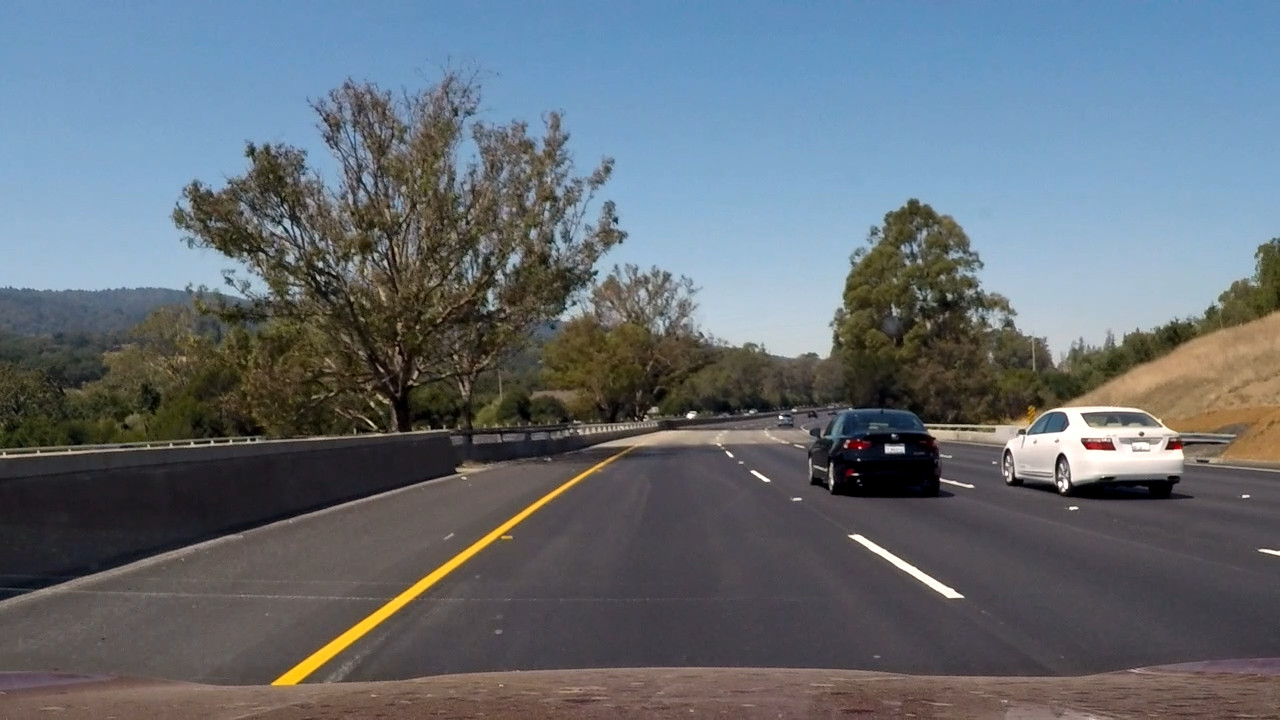
#> input picture challenge_test_images/01.jpg, 1280 x 720 px
$ python tune_params.py challenge_test_images/01.jpg
#> lines starting #> are read from the running program, lines starting #| are printed output that depends on the picture
#> in main, img is the input picture: shape (720, 1280, 3); mean B, G, R 116.6, 108.7, 100.4
#!/usr/bin/python3
# Based on https://github.com/maunesh/opencv-gui-parameter-tuner/
import argparse
import math
import pprint
from collections import defaultdict

import cv2
import numpy as np

def draw_lines(img, lines, color=[255, 0, 0], thickness=2):
    for x1, y1, x2, y2 in lines.reshape(-1, 4):
        cv2.line(img, (x1, y1), (x2, y2), color, thickness)

def fit_lines(lines, height):
    x = np.stack((lines[:, 0], lines[:, 2]), axis=-1).reshape(-1)
    y = np.stack((lines[:, 1], lines[:, 3]), axis=-1).reshape(-1)
    f = np.poly1d(np.polyfit(y, x, 1))
    y1, y2 = min(y), height
    x1, x2 = int(f(y1)), int(f(y2))
    return np.array((x1, y1, x2, y2))

def draw_lane_lines(img, lines, slope_low=0.5, slope_high=1.5, **kwargs):
    left_lines = []
    right_lines = []
    for line in lines:
        for x1, y1, x2, y2 in line:
            slope = (y2-y1)/(x2-x1)
            if slope_low <= slope <= slope_high:
                left_lines += [line]
            elif -slope_high <= slope <= -slope_low:
                right_lines += [line]
    left_lines = np.array(left_lines, np.int32).reshape(-1, 4)
    right_lines = np.array(right_lines, np.int32).reshape(-1, 4)

    lanes = []
    if left_lines.size:
        lanes += [fit_lines(left_lines, img.shape[0])]
    if right_lines.size:
        lanes += [fit_lines(right_lines, img.shape[0])]

    draw_lines(img, np.array(lanes), **kwargs)

class LaneLineParamTuner:
    def __init__(self, img, region=True):
#> called with region = True
        self.img = cv2.cvtColor(img, cv2.COLOR_BGR2RGB)
        self.region = region

        cv2.namedWindow('tuner')

        self._level = 0
        def on_level_change(pos):
            self._level = pos
            self._render()
        cv2.createTrackbar('level', 'tuner', self._level, 3, on_level_change)

        self.params = {
            'blur': {'ksize': 5},
            'canny': {'th1': 50, 'th2': 150},
            'hough': {'rho': 1, 'theta_deg': 1, 'threshold': 20,
                       'min_line_len': 20, 'max_line_gap': 1},
            'lanes': {'slope_low': 0.5, 'slope_high': 1.5}
        }
        self._create_trackbar('blur', 'ksize', 20,
                              decode=lambda x: x+((x+1)%2))
        self._create_trackbar('canny', 'th1', 255)
        self._create_trackbar('canny', 'th2', 255)
        self._create_trackbar('hough', 'rho', 20)
        self._create_trackbar('hough', 'theta_deg', 180)
        self._create_trackbar('hough', 'threshold', 500)
        self._create_trackbar('hough', 'min_line_len', 500)
        self._create_trackbar('hough', 'max_line_gap', 200)
        self._create_trackbar('lanes', 'slope_low', 200,
                              decode=lambda x: x * 0.01,
                              encode=lambda x: int(x / 0.01))
        self._create_trackbar('lanes', 'slope_high', 200,
                              decode=lambda x: x * 0.01,
                              encode=lambda x: int(x / 0.01))

        self._render()

        print('Adjust parameters as desired. Press X to continue.')
        while cv2.waitKey(0) not in [ord('x'), ord('X')]:
            pass
        cv2.destroyWindow('tuner')

    def _create_trackbar(self, key, subkey, size, decode=lambda x: x,
                         encode=lambda x: x):
        def on_change(pos):
            self.params[key][subkey] = decode(pos)
            self._render()
        name = '{}/{}'.format(key, subkey)
        cv2.createTrackbar(name, 'tuner', encode(self.params[key][subkey]),
                           size, on_change)

    def _render(self):
        img = cv2.cvtColor(self._get_level_output(), cv2.COLOR_RGB2BGR)
        cv2.imshow('output', img)

    def _get_level_output(self):
        x = cv2.cvtColor(self.img, cv2.COLOR_RGB2GRAY)
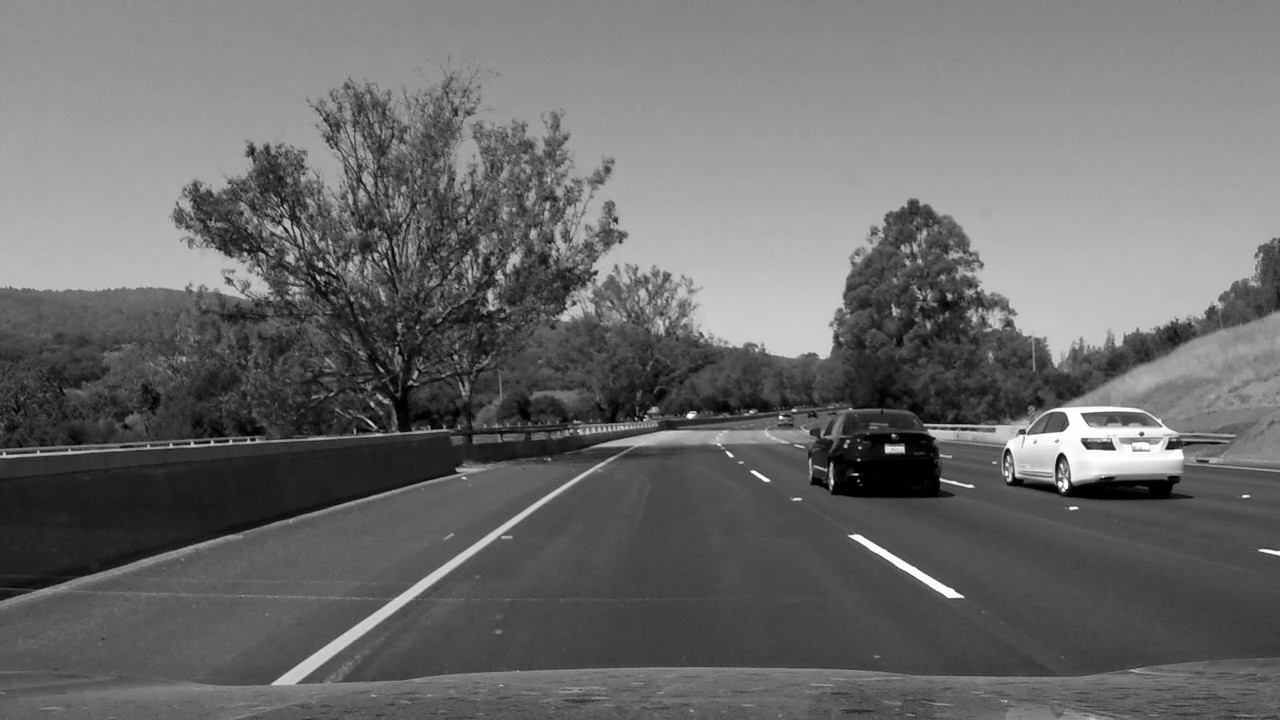
#> x: shape (720, 1280); min 0, max 255, mean 107.1

        d = self.params['blur']
        x = cv2.GaussianBlur(x, (d['ksize'], d['ksize']), sigmaX=0, sigmaY=0)
        if self._level == 0:
            return x

        d = self.params['canny']
        x = cv2.Canny(x, d['th1'], d['th2'])
        if self._level == 1:
            return x

        if self.region:
            mask = np.zeros_like(x)
            h, w = x.shape[0], x.shape[1]
            vertices = [
                (w/15, h),
                (w/2-w*0.01, h*0.56),
                (w/2+w*0.01, h*0.56),
                (w-w/15, h)
            ]
            vertices = np.array([vertices], dtype=np.int32)
            cv2.fillPoly(mask, vertices, 255)
            x = cv2.bitwise_and(x, mask)

        d = self.params['hough']
        lines = cv2.HoughLinesP(x, d['rho'], d['theta_deg']*(math.pi/180),
                                d['threshold'], np.array([]), d['min_line_len'],
                                d['max_line_gap'])
        if self._level == 2:
            x = np.zeros((x.shape[0], x.shape[1], 3), dtype=np.uint8)
            draw_lines(x, lines)
            return cv2.addWeighted(self.img, 0.8, x, 1, 0)

        d = self.params['lanes']
        if self._level == 3:
            x = np.zeros((x.shape[0], x.shape[1], 3), dtype=np.uint8)
            draw_lane_lines(x, lines, slope_low=d['slope_low'],
                            slope_high=d['slope_high'], thickness=10)
            return cv2.addWeighted(self.img, 0.8, x, 1, 0)

def main():
    parser = argparse.ArgumentParser()
    parser.add_argument('file')
    parser.add_argument('-R', '--no-region', action='store_true')
    args = parser.parse_args()

    img = cv2.imread(args.file)
    tuner = LaneLineParamTuner(img, region=not args.no_region)
#> (key x is pressed here)
    pprint.pprint(tuner.params, indent=4)
#| {   'blur': {'ksize': 5},
#|     'canny': {'th1': 50, 'th2': 150},
#|     'hough': {   'max_line_gap': 1,
#|                  'min_line_len': 20,
#|                  'rho': 1,
#|                  'theta_deg': 1,
#|                  'threshold': 20},
#|     'lanes': {'slope_high': 1.5, 'slope_low': 0.5}}

if __name__ == '__main__':
    main()

$ run again, on challenge_test_images/03.jpg
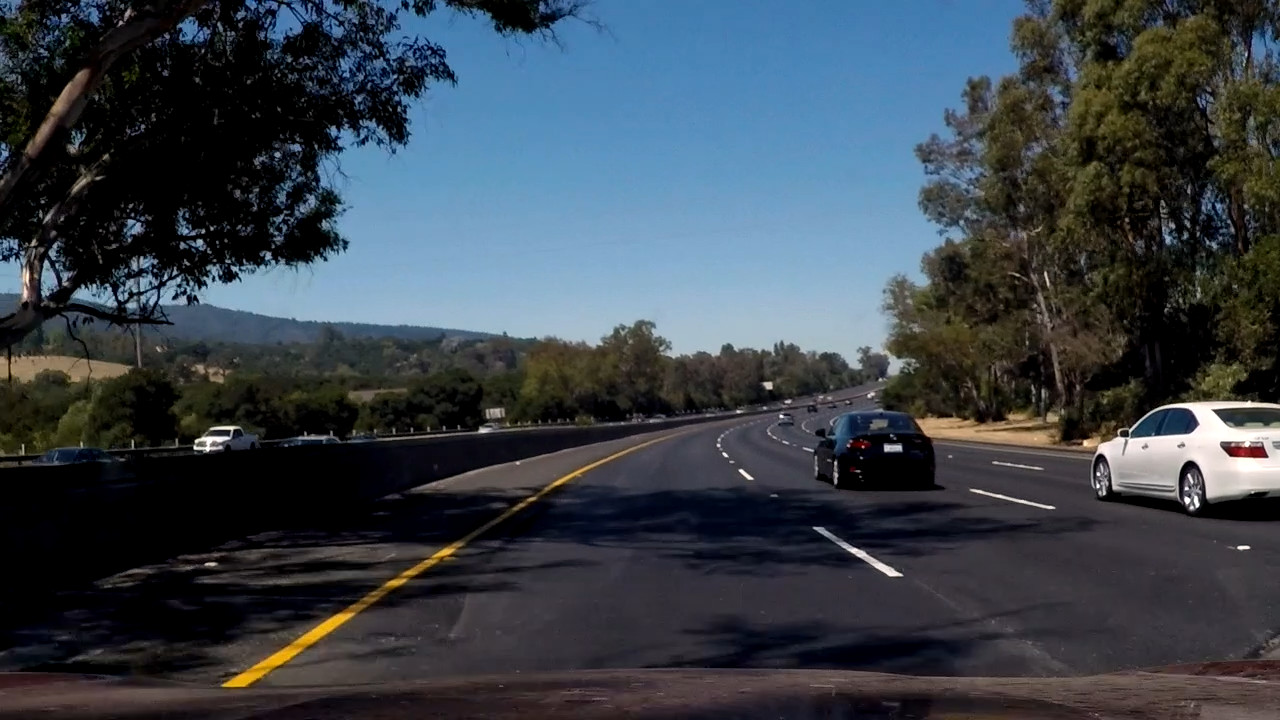
#> input picture challenge_test_images/03.jpg, 1280 x 720 px
#> in main, img is the input picture: shape (720, 1280, 3); mean B, G, R 74.4, 65.9, 57.1
#> in _get_level_output, `x = cv2.cvtColor(self.img, cv2.COLOR_RGB2GRAY)`:
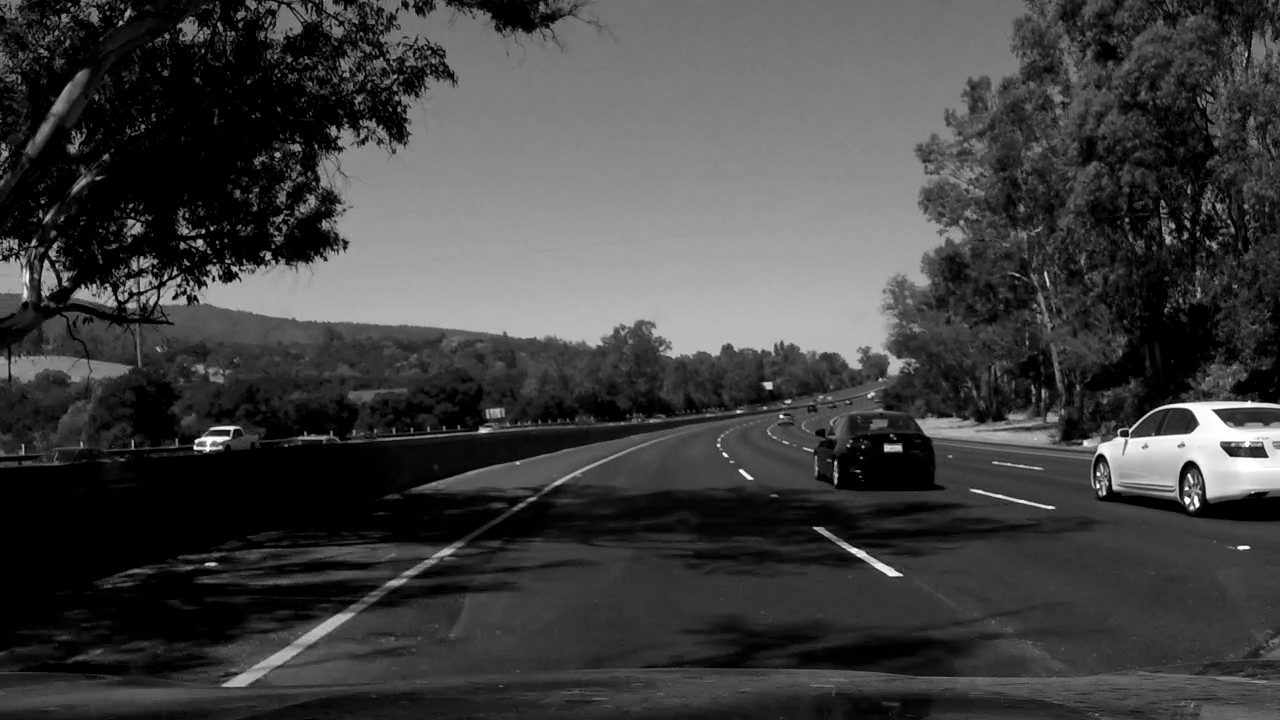
#> x: shape (720, 1280); min 0, max 255, mean 64.2
#| {   'blur': {'ksize': 5},
#|     'canny': {'th1': 50, 'th2': 150},
#|     'hough': {   'max_line_gap': 1,
#|                  'min_line_len': 20,
#|                  'rho': 1,
#|                  'theta_deg': 1,
#> (further printed lines are left out)

$ run again, on challenge_test_images/04.jpg
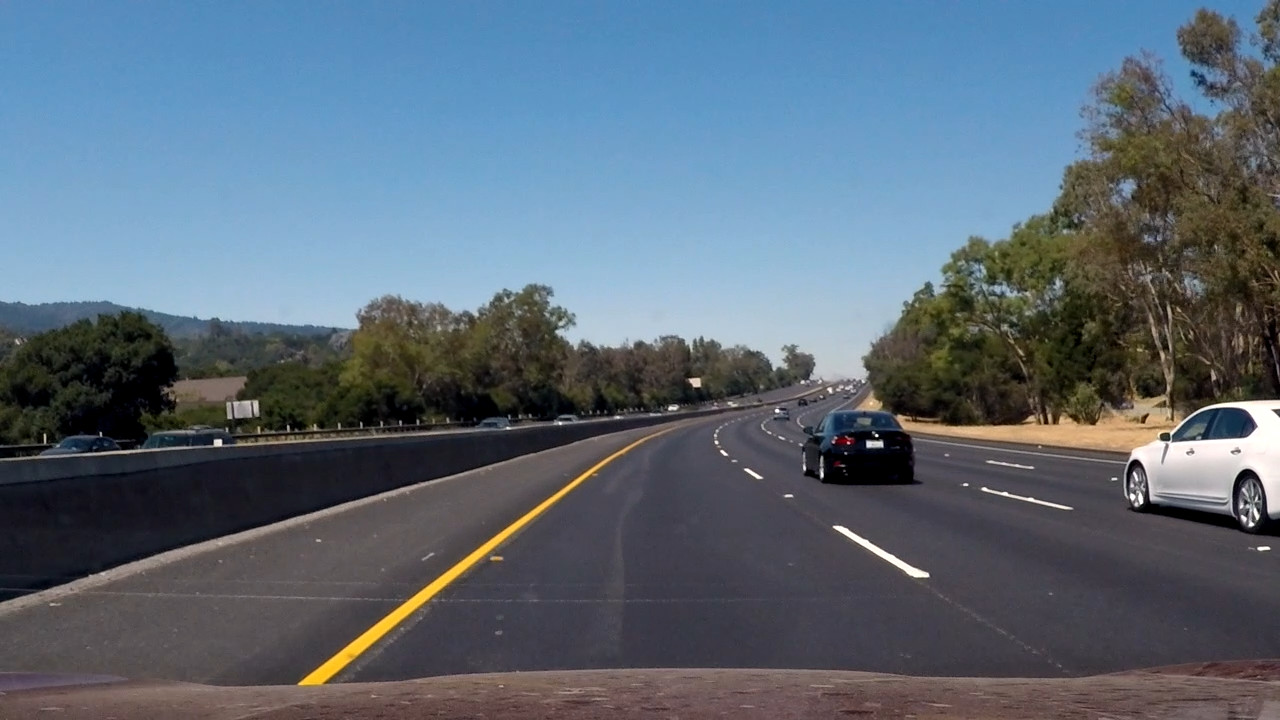
#> input picture challenge_test_images/04.jpg, 1280 x 720 px
#> in main, img is the input picture: shape (720, 1280, 3); mean B, G, R 118.8, 105.3, 91.1
#> in _get_level_output, `x = cv2.cvtColor(self.img, cv2.COLOR_RGB2GRAY)`:
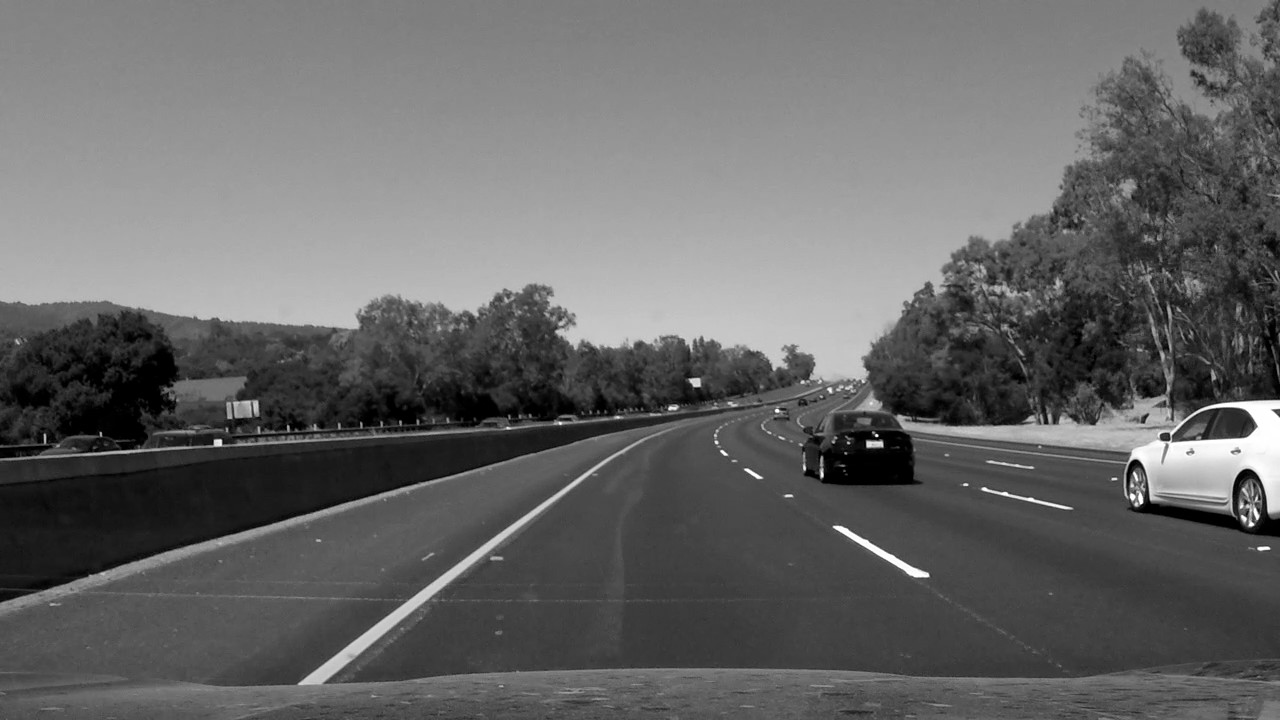
#> x: shape (720, 1280); min 0, max 255, mean 102.6
#| {   'blur': {'ksize': 5},
#|     'canny': {'th1': 50, 'th2': 150},
#|     'hough': {   'max_line_gap': 1,
#|                  'min_line_len': 20,
#|                  'rho': 1,
#|                  'theta_deg': 1,
#> (further printed lines are left out)
